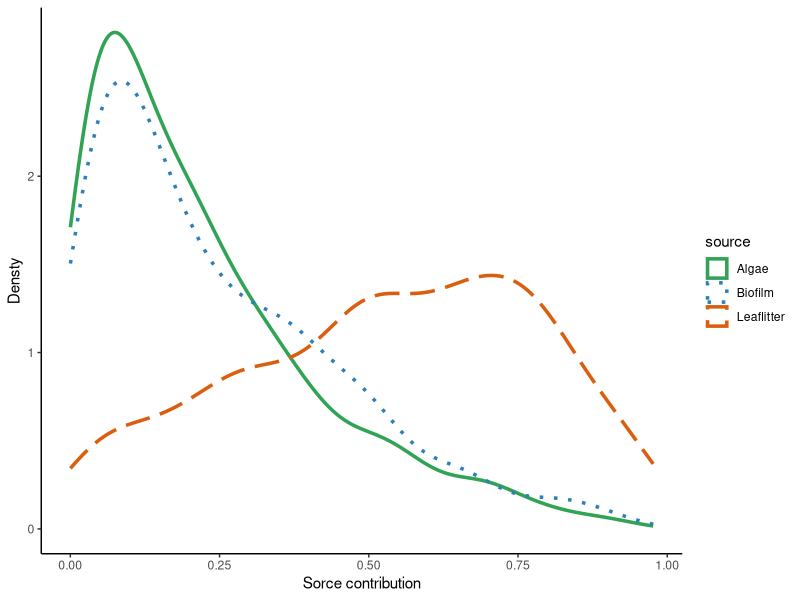

Generate this figure with R:




# Density Plots -----------------------------
# 21 Oct 2020
#PEGF
#--------------------------------------------
#

library(ggplot2)
library(ggpubr)
QPA_G_Feb17 <- read.csv("DensityPlots/QPA_Glossosomatidae_Feb17.csv")
head(QPA_G_Feb17)


g1 <- ggplot(QPA_G_Feb17, aes(x=densty, color=source)) + 
  labs(y="Densty", x="Sorce contribution") +
  geom_density(aes(linetype = source), size=1.2) +
  scale_color_manual(values=c("#31a354", "#2c7fb8", "#d95f0e")) +
  scale_linetype_manual(values = c("solid", "dotted", "longdash")) +
  theme_classic()
g1
